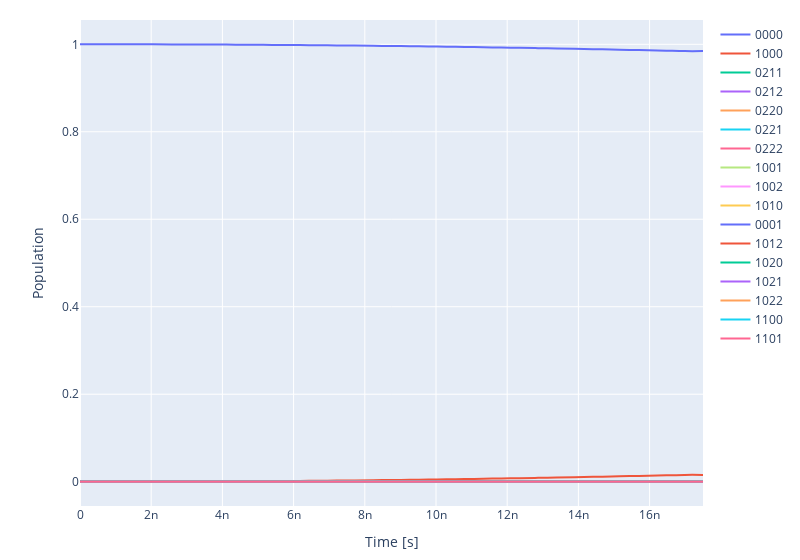

Notebook cell for this chart:
### Code cell
ryd_system.experiment.draw_dynamics(sequence=[ryd_system.instruction_list[0].get_key()], state=ryd_system.model.get_init_state())
